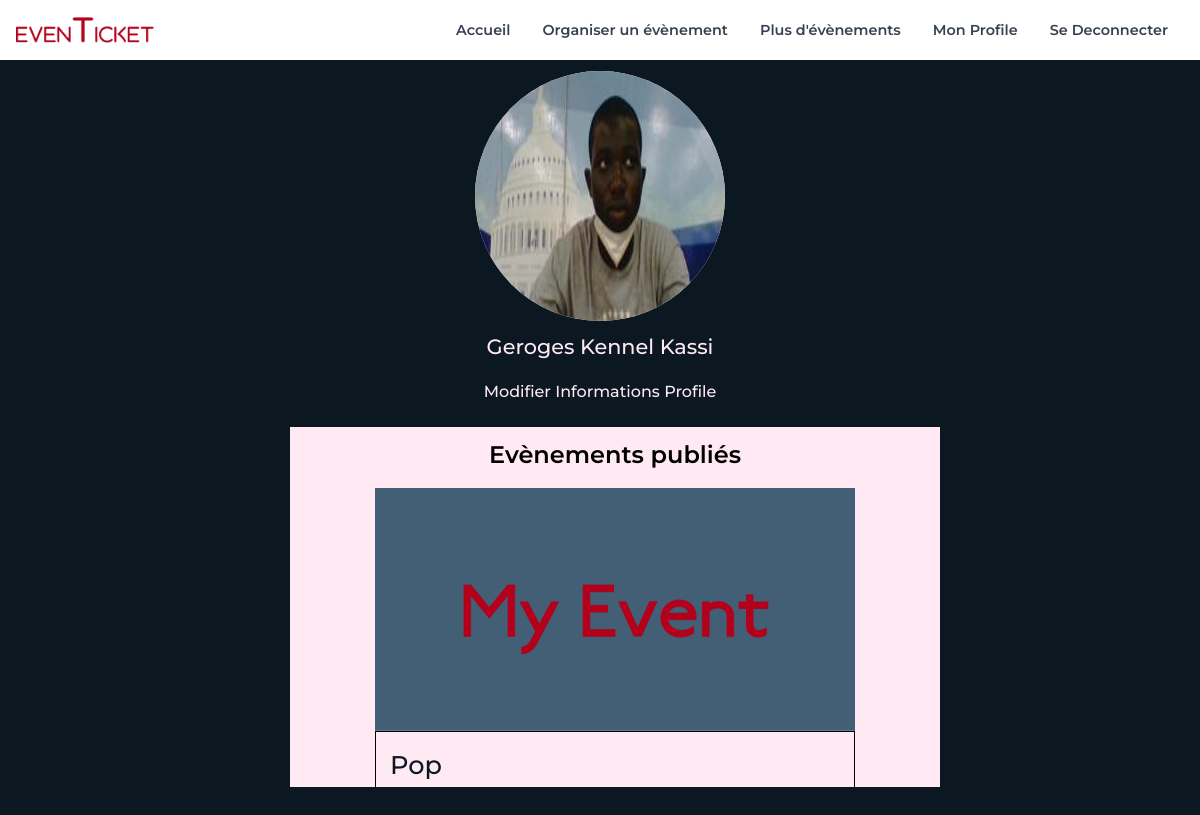
The app's page /profile/ (signed in) with its own data.
### mypass/models.py (models this page shows)
class Users(db.Model, UserMixin):
    id = db.Column('id_user', db.Integer, primary_key=True)
    last_name = db.Column('last_name', db.String(length=100), nullable=False)
    first_name = db.Column('first_name', db.String(length=100), nullable=False)
    image_profile = db.Column(db.String(200), nullable=False,
                              default='default.png')
    email = db.Column('user_email', db.String(
        length=100), unique=True, nullable=False)
    password = db.Column('password', db.String(length=100), nullable=False)
    user_id = db.Column('user_id', db.String(
        length=100), unique=True, nullable=False)
    date_signup = db.Column(db.DateTime, nullable=False,
                            default=datetime.utcnow)

class Events(db.Model):
    id = db.Column('id_events', db.Integer, primary_key=True)
    title = db.Column('event_title', db.String(length=100), nullable=False)
    category = db.Column('category', db.Integer,
                         db.ForeignKey(Category.id), nullable=False)
    author = db.Column('author', db.Integer,
                       db.ForeignKey(Users.id), nullable=False)
    type = db.Column(db.Integer, db.ForeignKey(Type_Event.id), nullable=False)
    place = db.Column('event_place', db.String(length=100), nullable=False)
    date_event = db.Column(db.DateTime, nullable=False,
                           default=datetime.utcnow)
    time_event = db.Column(db.Time, nullable=False)
    seat = db.Column('nombre_places', db.Integer, nullable=False)
    image = db.Column('image', db.String(length=200),
                      default='defaultTheme.png')
    date_post = db.Column(db.DateTime, nullable=False,
                          default=datetime.utcnow)

### mypass/routes.py (the view)
@app.route('/profile/', methods=['GET'])
@login_required
def profile():
    data = []
    image_file = url_for(
        'static', filename='/thumbnails/profile_pics/' + current_user.image_profile)
    events = Events.query.filter_by(author=current_user.id).all()
    for event in events:
        data.append({'id': event.id, "title": event.title, "date": event.date_event.strftime('%a, %b. %y'), "heure": event.time_event.strftime('%H:%M'), "lieu": event.place,
                    "image": url_for('static', filename='thumbnails/images/{}'.format(event.image))})
    return render_template('profile.html', title='Profile {} {}'.format(current_user.first_name, current_user.last_name), image=image_file, datas=data)

### mypass/models.py (called while the page is built)
@loginManager.user_loader
def load_user(user_id):
    return Users.query.get(int(user_id))

### mypass/templates/profile.html (shortened to what this page needs)
{% extends 'layout.html' %} {% block content %}
<div class="profile">
  <div>
    <div class="imageProfile">
      <div class="circle">
        <img src="{{image}}" alt="Profile Picture" class="photo" />
      </div>
    </div>
    <div class="userInformation">
      <div class="username">
        {{current_user.first_name}} {{current_user.last_name}}
      </div>
    </div>
    <div class="pathlink">
      <a href="{{url_for('updateAccount')}}">Modifier Informations Profile</a>
    </div>
    <div class="eventPublication">
      <div class="e">
        <div>
          {%if datas|length > 1 %}
          <div><h1 class="label">Evènements publiés</h1></div>
          {%elif datas|length == 0 %}
          <div><h1 class="label">Aucune Publication</h1></div>
          {%else%}
          <div><h1 class="label">Evènement publié</h1></div>
          {%endif%} {% for data in datas%}
          <div class="event-carte">
            <div class="image-even">
              <img src={{ data.image }} class="image-pub" />
            </div>
            <div class="event-infoCarte">
              <div class="eventTitle">{{data.title}}</div>
            </div>
          </div>
          {%endfor%}
        </div>
      </div>
    </div>
  </div>
</div>
{% endblock %}

### mypass/static/style.css (style rules this page uses)
* { margin: 0; padding: 0; box-sizing: border-box; }
.circle img { border-radius: 100%; }
@media screen and (min-width: 1024px) { .eventTitle { color: #0c1821; font-family: montserrat; font-size: 1.6rem; margin: 4px; font-weight: 500; } }
@media screen and (min-width: 1024px) { .imageProfile { display: flex; justify-content: center; align-items: center; } }
@media screen and (min-width: 1024px) { .circle { background: #ffe9f3; border-radius: 100%; width: 250px; height: 250px; display: flex; align-items: center; justify-content: center; } }
@media screen and (min-width: 1024px) { .circle img { border-radius: 100%; width: 250px; height: 250px; } }
@media screen and (min-width: 1024px) { .photo { width: 90%; } }
@media screen and (min-width: 1024px) { .profile { padding: 10px; display: flex; justify-content: center; } }
@media screen and (min-width: 1024px) { .username { width: 100%; color: #ffe9f3; font-size: 1.3rem; padding: 10px; font-family: montserrat; font-weight: 500; display: flex; justify-content: center; align-items: center; } }
@media screen and (min-width: 1024px) { .pathlink { width: 100%; display: flex; justify-content: space-evenly; align-items: center; color: #ffe9f3; font-family: montserrat; font-size: 1rem; padding: 8px; font-weight: 500; } }
@media screen and (min-width: 1024px) { .eventPublication { width: 100%; background-color: #ffe9f3; height: 30vw; overflow-y: auto; padding: 10px; margin: 15px; display: flex; justify-content: center; } }
@media screen and (min-width: 1024px) { .e { width: 50vw; display: flex; justify-content: center; } }
@media screen and (min-width: 1024px) { .image-even img { width: 40vw; } }
@media screen and (min-width: 1024px) { .event-infoCarte { border: 1px solid black; min-height:3vh; padding: 10px; } }
@media screen and (min-width: 1024px) { .event-carte { width: 40vw; min-height: 55vh; border-radius: 2.5rem; margin: 15px 0; } }
@media screen and (min-width: 1024px) { div .label { display: flex; justify-content: center; align-items: center; font-weight: 600; font-size: 1.5rem; font-family: montserrat; } }

### records on screen
Users: first_name "Geroges Kennel", last_name "Kassi"
Events: title "Pop"
